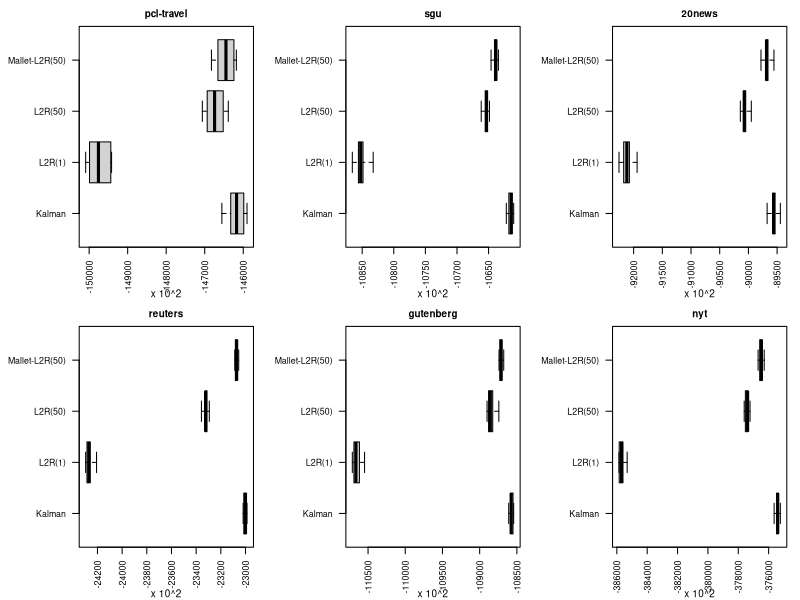
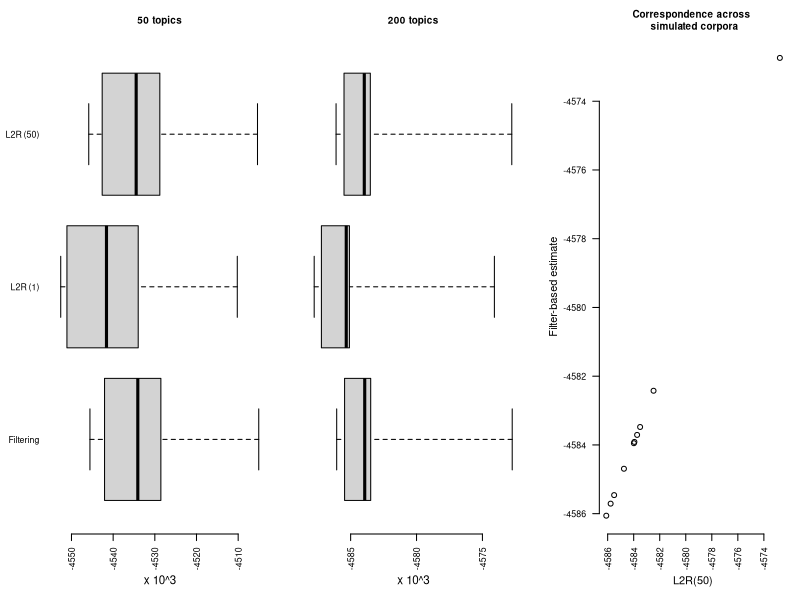

Generate these figures, in order, with R:
outputs = read.csv("corpus-experiment.csv", header=FALSE)


colnames(outputs) = c("corpus", "method", "averageloglike", 1:{ncol(outputs)-3})
corpnames = unique(outputs$corpus)

pdf("realcorpora.pdf", width=6.5, height=3)
par(mar=c(4,6,2,1), mfrow=c(2,3))
for(i in seq_along(corpnames))
{
	mysub = subset(outputs, corpus==corpnames[i])
	methodnames = mysub$method
	mysub = t(mysub[, 4:ncol(mysub)])
	colnames(mysub) = methodnames
	boxplot(mysub/100, las=2, range=Inf,
	cex.axis=0.8, cex.main=0.9,
	main=corpnames[i], horizontal=TRUE)
	mtext("x 10^2", 1, line=3, cex=0.6)
}
dev.off()



sim50 = read.csv("largesim50.csv", header=FALSE)
colnames(sim50) = c("corpus", "method", "averageloglike", 1:{ncol(sim50)-3})

sim200 = read.csv("largesim200.csv", header=FALSE)
colnames(sim200) = c("corpus", "method", "averageloglike", 1:{ncol(sim200)-3})


pdf("largesims.pdf", width=5, height=2)
par(mar=c(5,4,3,0), mfrow=c(1,3))

methodnames = sim50$method
mysub50 = t(sim50[, 4:ncol(sim50)])
colnames(mysub50) = methodnames
boxplot(mysub50/1000, las=2, range=Inf,
	cex.axis=0.8, cex.main=0.9, axes=FALSE,
	main="50 topics", horizontal=TRUE)
axis(1, las=2,cex.axis=0.8)
axis(2, las=1,cex.axis=0.8, at=1:3, tick=FALSE, labels=c("Filtering", "L2R (1)", "L2R (50)"))
mtext("x 10^3", 1, line=3, cex=0.7)

par(mar=c(5,3,3,1))
mysub200 = t(sim200[, 4:ncol(sim200)])
colnames(mysub200) = methodnames
boxplot(mysub200/1000, las=2, range=Inf,
	cex.axis=0.8, cex.main=0.9, axes=FALSE,
	main="200 topics", horizontal=TRUE)
axis(1, las=2,cex.axis=0.8)
mtext("x 10^3", 1, line=3, cex=0.7)

par(mar=c(5,5,3,1))
plot(mysub200[,3]/1000, mysub200[,1]/1000, las=2,
	main="Correspondence across \n simulated corpora",
	cex.main=0.9, cex.axis=0.8, 
	bty='n', xlab='L2R(50)', ylab="Filter-based estimate");
#abline(0,1)
dev.off()


